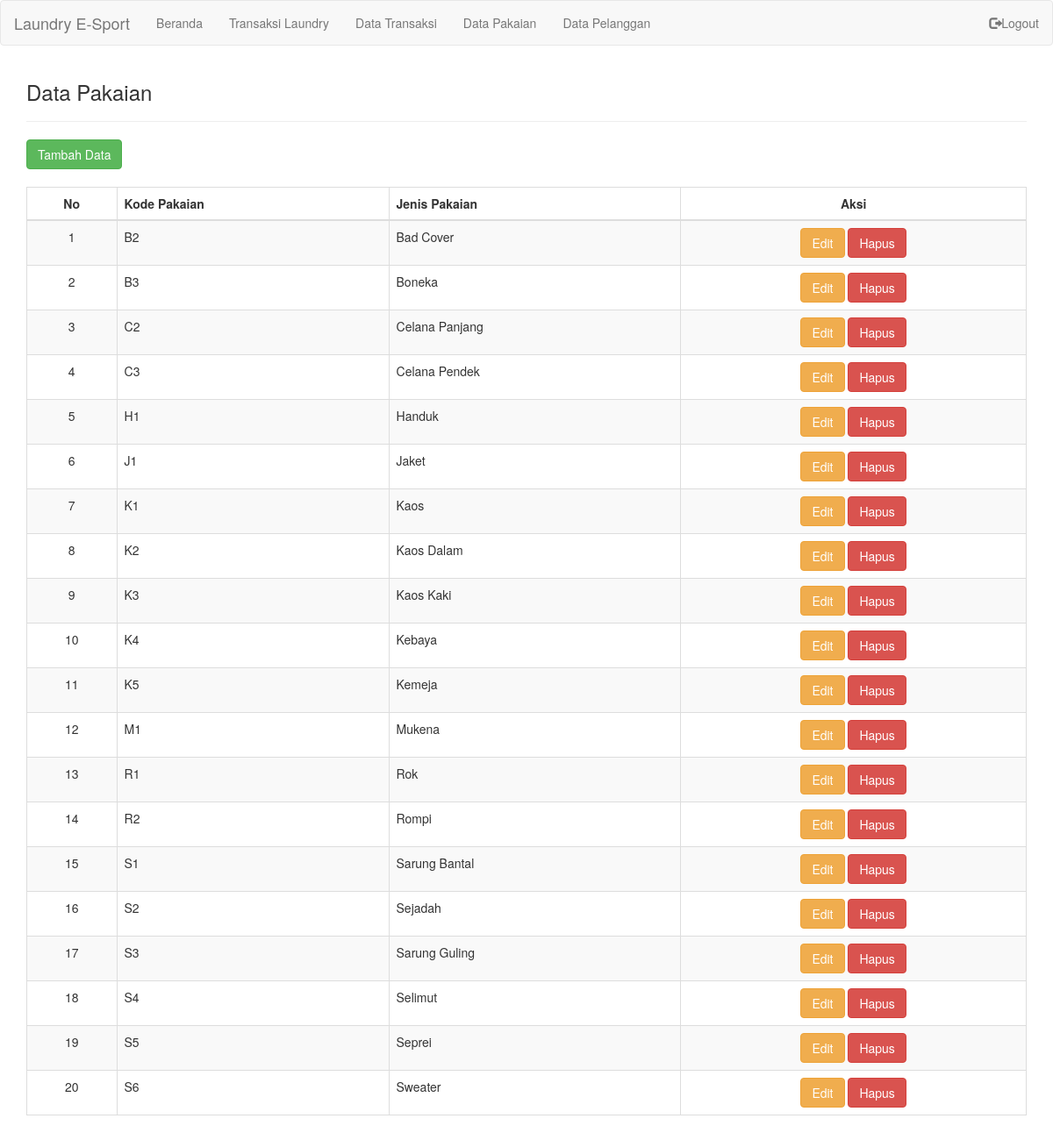
The page /pakaian.php (signed in) on the database its author committed.
### tables this page shows
CREATE TABLE `pakaian` (
  `Id_Pakaian` char(2) NOT NULL,
  `Jenis_Pakaian` varchar(15) NOT NULL
);

### pakaian.php (the view, shortened to what this page needs)
<?php
if(isset($_SESSION['id'])){
?>
<!DOCTYPE html>
<html>
  <head>
    <?php
      include "include/header.php";
    ?>
  </head>
  <body>
    <nav class="navbar navbar-default">
      <div class="container-fluid">
        <div class="navbar-header">
      <a class="navbar-brand" href="#">Laundry E-Sport</a>
    </div>
    <ul class="nav navbar-nav">
      <?php
        include "include/list.php"
      ?>
    </ul>
    <ul class="nav navbar-nav navbar-right">
      <li><a href="logout.php"><span class="glyphicon glyphicon-log-out"></span>Logout</a></li>
    </ul>
  </div>
</nav>
<div class="container">
  <h3>Data Pakaian</h3>
  <hr>
  <div class="tombol" >
    <a href="tambahdatapakaian.php"><button type="button" class="btn btn-success btn-md " >Tambah Data </button></a>
  </div>
  <br>
<div class="table-responsive">
  <table id="table" class="table table-striped table-bordered" >
    <thead>
      <tr>
        <th style="text-align: center;">No</th>
        <th>Kode Pakaian</th>
        <th>Jenis Pakaian</th>
        <th style="text-align: center;" >Aksi</th>
      </tr>
    </thead>
    <tbody>
      <?php
        include "./include/koneksi.php";
        $i = 0 + 1;
        $sql = mysqli_query($conn, "SELECT * FROM pakaian ORDER BY Id_Pakaian");
        while ($hasil = mysqli_fetch_array($sql)) {
     ?>
  <tr>
      <td style="text-align: center;"><?php echo $i; ?></td>
      <td><?php echo $hasil['Id_Pakaian']; ?></td>
      <td><?php echo $hasil['Jenis_Pakaian']; ?></td>
      <td style="text-align: center;"><a href="editdatapakaian.php?edit=<?php echo $hasil['Id_Pakaian']; ?>" class="btn btn-warning">Edit</a>
      <a href="proses-hapus-pakaian.php?hapus=<?php echo $hasil['Id_Pakaian']; ?>" class="btn btn-danger">Hapus</a></td>
  </tr>
  <?php
      $i++;
      }
    ?>
  </tbody>
  </table>
  </div>
<br>
<br>
<br>
</div>
</body>
</html>
<?php
}else{
	header("location:login/index.php");
}

### include/header.php (shortened to what this page needs)
<link rel="stylesheet" type="text/css" href="./asset/css/bootstrap.min.css">
<link rel="stylesheet" type="text/css" href="./asset/css/dataTables.bootstrap.min.css"/>
<link rel="stylesheet" type="text/css" href="./asset/sweetalert/dist/sweetalert.css">

### include/list.php
<li><a href="index1.php">Beranda</a></li>
<li><a href="tambahdatatransaksi.php">Transaksi Laundry</a></li>
<li><a href="transaksi.php">Data Transaksi</a></li>
<li><a href="pakaian.php">Data Pakaian</a></li>
<li><a href="pelanggan.php">Data Pelanggan</a></li>

### rows shown on the page
pakaian: Id_Pakaian "B2", Jenis_Pakaian "Bad Cover"
pakaian: Id_Pakaian "B3", Jenis_Pakaian "Boneka"
pakaian: Id_Pakaian "C2", Jenis_Pakaian "Celana Panjang"
pakaian: Id_Pakaian "C3", Jenis_Pakaian "Celana Pendek"
pakaian: Id_Pakaian "H1", Jenis_Pakaian "Handuk"
pakaian: Id_Pakaian "J1", Jenis_Pakaian "Jaket"
pakaian: Id_Pakaian "K1", Jenis_Pakaian "Kaos"
pakaian: Id_Pakaian "K2", Jenis_Pakaian "Kaos Dalam"
pakaian: Id_Pakaian "K3", Jenis_Pakaian "Kaos Kaki"
pakaian: Id_Pakaian "K4", Jenis_Pakaian "Kebaya"
pakaian: Id_Pakaian "K5", Jenis_Pakaian "Kemeja"
pakaian: Id_Pakaian "M1", Jenis_Pakaian "Mukena"
pakaian: Id_Pakaian "R1", Jenis_Pakaian "Rok"
pakaian: Id_Pakaian "R2", Jenis_Pakaian "Rompi"
pakaian: Id_Pakaian "S1", Jenis_Pakaian "Sarung Bantal"
pakaian: Id_Pakaian "S2", Jenis_Pakaian "Sejadah"
pakaian: Id_Pakaian "S3", Jenis_Pakaian "Sarung Guling"
pakaian: Id_Pakaian "S4", Jenis_Pakaian "Selimut"
pakaian: Id_Pakaian "S5", Jenis_Pakaian "Seprei"
pakaian: Id_Pakaian "S6", Jenis_Pakaian "Sweater"
